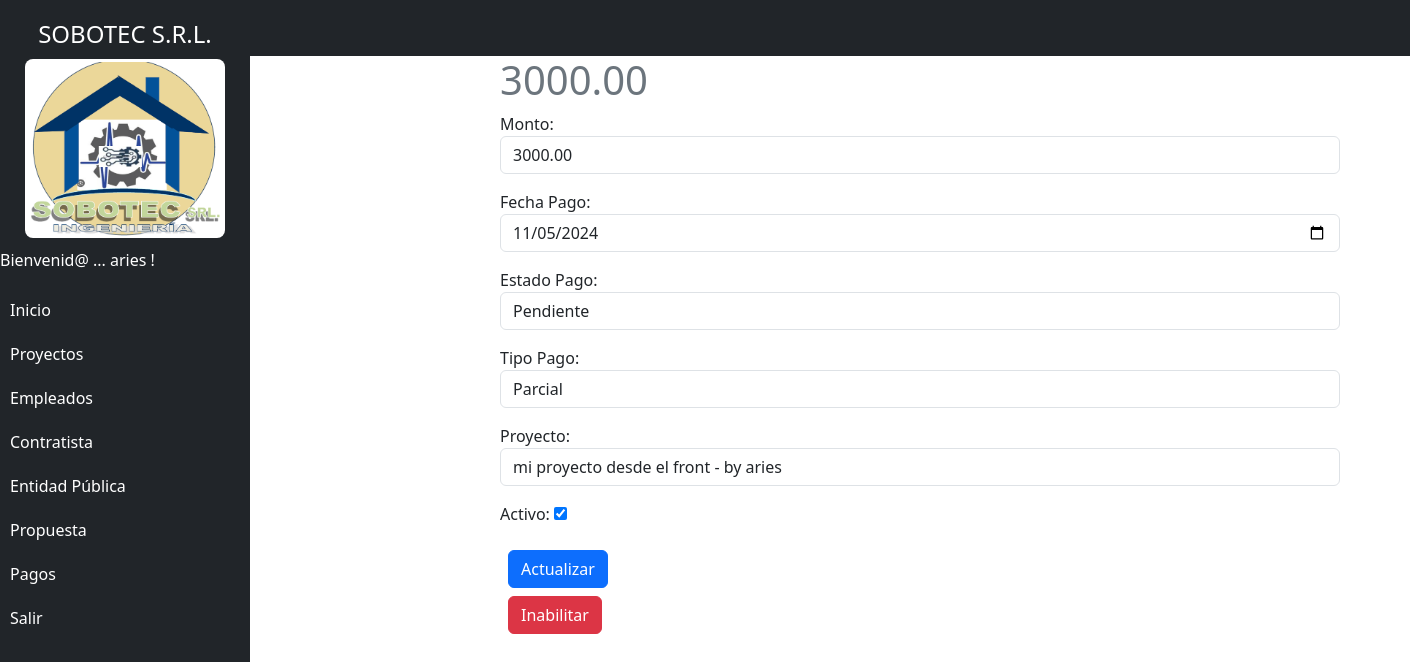
The page /payments/1/ (signed in) on the database as committed earlier.
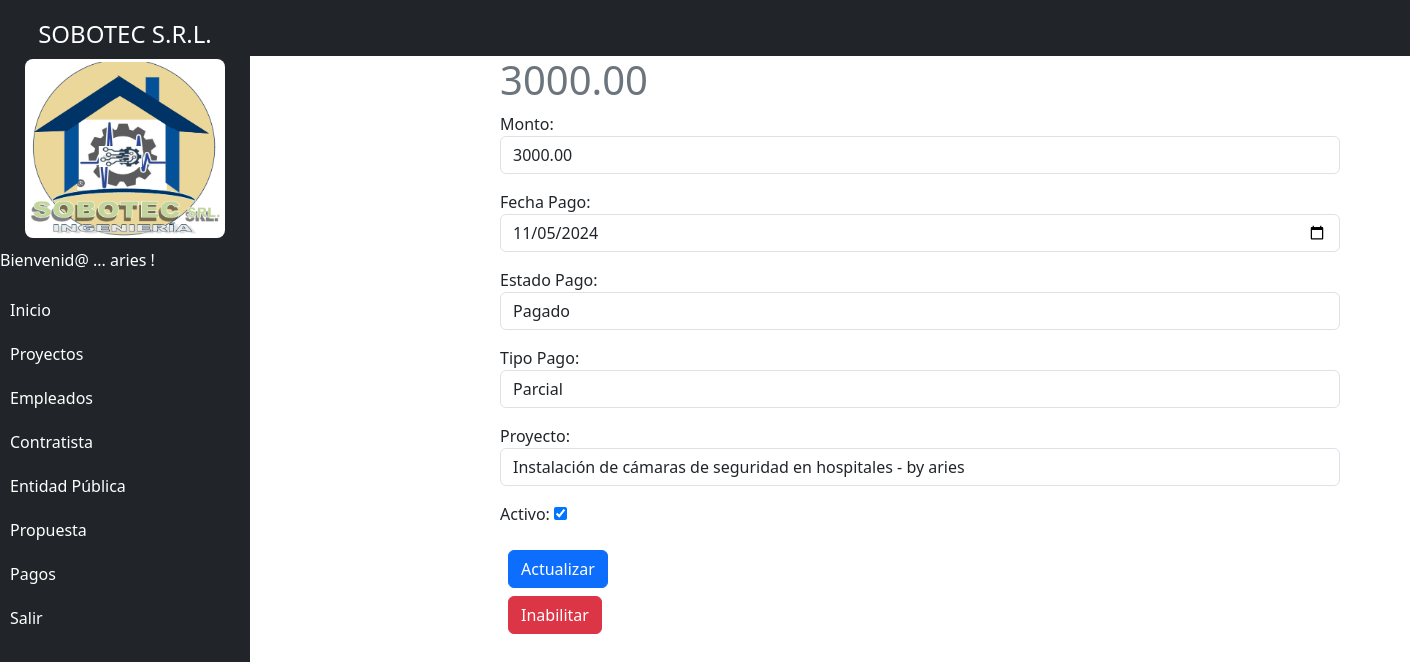
The same page on the database as committed later.
### projects/models.py (models this page shows, shortened)
class Payment(models.Model):
    PAYMENT_STATUS_CHOICES = [
        ('pagado', 'Pagado'),  # Pagado
        ('pendiente', 'Pendiente'),  # Pendiente
    ]
    PAYMENT_TYPE_CHOICES = [
        ('parcial', 'Parcial'),  # Parcial
        ('completo', 'Completo'),  # Completo
    ]
    amount = models.DecimalField(max_digits=10, decimal_places=2, verbose_name="Monto")  # Monto
    date = models.DateField(verbose_name="Fecha Pago")  # Fecha
    status = models.CharField(max_length=10,  choices=PAYMENT_STATUS_CHOICES, default='pagado', verbose_name="Estado Pago")  # Estado del pago
    payment_type = models.CharField(max_length=10, choices=PAYMENT_TYPE_CHOICES, default='parcial', verbose_name="Tipo Pago")  # Tipo de pago
    project = models.ForeignKey(Project, on_delete=models.CASCADE, related_name='payments', verbose_name="Proyecto")  # Relación (1 a N)
    created =models.DateTimeField(default=timezone.now)
    is_active = models.BooleanField(default=True, verbose_name="Activo")
    class Meta:
        verbose_name = 'Payment'
        verbose_name_plural = 'Payments'

### projects/views.py (the view, shortened to what this page needs)
# urls.py: path('payments/<int:id_payment>/', views.payment_detail, name='payment_detail'),
@login_required
def payment_detail(request, id_payment):
    payment = get_object_or_404(Payment, pk = id_payment)
    if request.method == 'GET':
        form = PaymentForm(instance=payment)
        return render(request, 'payment_detail.html', {
            'payment': payment,
            'form': form
        })

### projects/form.py
class PaymentForm(forms.ModelForm):
    class Meta:
        model = Payment
        fields = ['amount', 'date', 'status', 'payment_type', 'project', 'is_active']
        widgets = {
            'amount': forms.NumberInput(attrs={'class': 'form-control', 'placeholder': 'Monto del pago', 'min': '0'}),
            'date': forms.DateInput(attrs={'class': 'form-control', 'type': 'date'}),
            'status': forms.Select(attrs={'class': 'form-control'}),
            'payment_type': forms.Select(attrs={'class': 'form-control'}),
            'project': forms.Select(attrs={'class': 'form-control'}),  # Esto permite seleccionar el proyecto desde el formulario
        }

### projects/models.py (called while the page is built)
    def __str__(self):
        return self.name + ' - by '+ self.user.username

### projects/templates/payment_detail.html (shortened to what this page needs)
{% extends 'base.html' %}
{% block content %}
<main class="container">
    <div class="row">
        <div class="col-md-8 offset-md-2">
            <h1 class="text-secondary">{{payment.amount}}</h1>
            <form method="POST">
                {{form.as_p}}
                <button class="btn btn-primary mx-2 my-2" type="submit">
                    Actualizar
                </button>
            </form>
            <div class="d-flex">
                <form action="{% url 'payment_deactivate' payment.id %}" method="POST">
                    <button class="btn btn-danger mx-2" type="submit">
                        Inabilitar
                    </button>
                </form>
            </div>
        </div>
    </div>
</main>
{% endblock %}

Rows that differ between the two databases and show on the page:
changed Payment "Parcial": status "Pendiente" → "Pagado"; project "mi proyecto desde el front - by aries" → "Instalación de cámaras de seguridad en hospitales - by aries"
